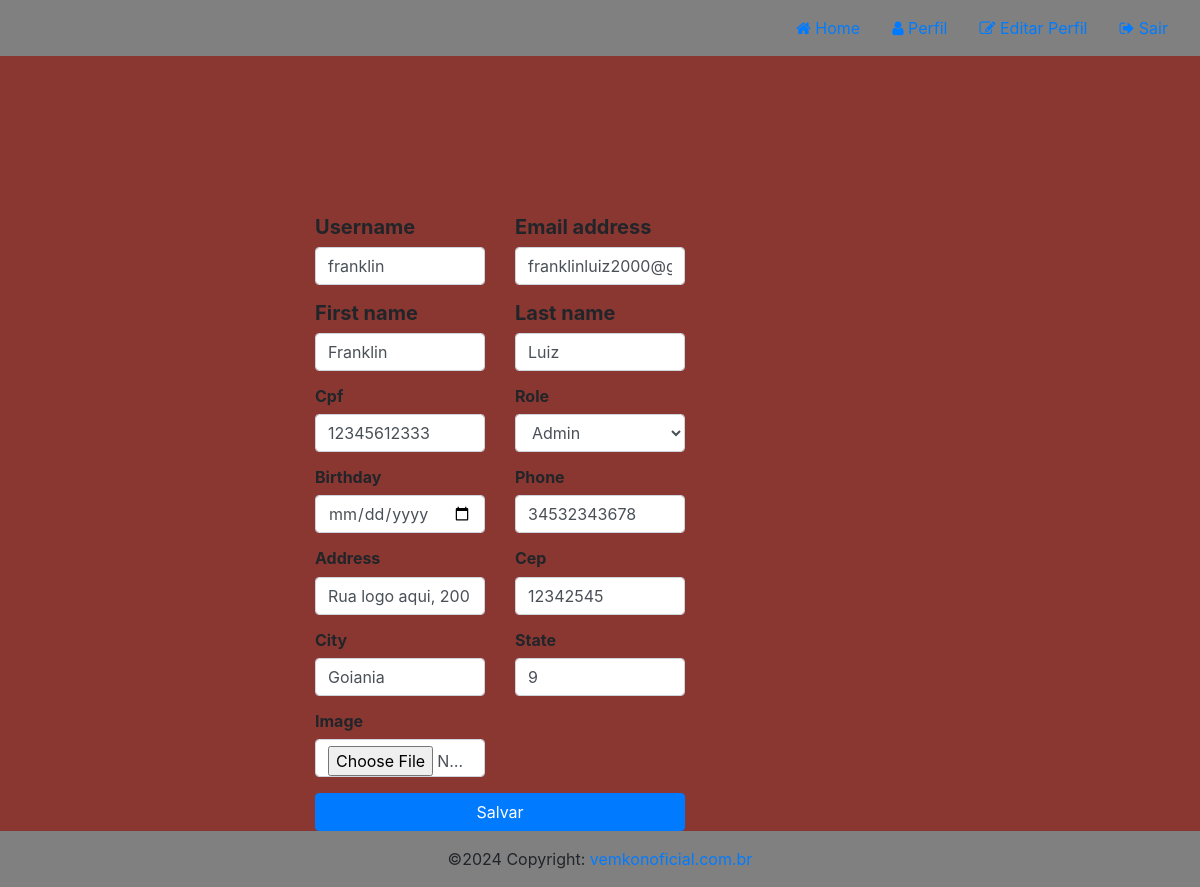
Screenshot of /profile/edit (signed in) with the database file from the repository.
### business/models/profile.py (models this page shows, shortened)
class Profile(models.Model):
    user = models.OneToOneField(User, on_delete=models.CASCADE)
    cpf = models.CharField(null=True, blank=False, max_length=11)
    birthday = models.DateField(default=None, null=True, blank=True)
    address = models.CharField(blank=True, max_length=50)
    cep = models.CharField(blank=True, max_length=8)
    city = models.CharField(max_length=100, null=True, blank=True)
    state = models.IntegerField(choices=STATE_CHOICE, default=27, null=True, blank=True)
    role = models.IntegerField(choices=ROLE_CHOICE, default=4)
    image = models.ImageField(null=True, blank=True)
    phone = models.CharField(blank=True, max_length=20)
    token = models.CharField(max_length=100, null=True, blank=True)
    image = models.ImageField(null=True, blank=True)
    favorites = models.ManyToManyField(Company, blank=True, related_name='favorites')
    created_at = models.DateField(auto_now_add=True)
    updated_at = models.DateField(auto_now=True)
    '''create_user_profile: usaremos esse método para criar o perfil do usuário. Para que isso ocorra automaticamente,
    precisamos passar a notação @receiber(post_save, sender=User) , onde post_save informa que, em um
    determinado método post , create_user_profile deve ser acionado. Já sender=User informa qual classe Model
    está sendo chamada no post , sendo assim, quando houver um post na classe User , deverá ser chamado o
    método create_user_profile . Não podemos esquecer que requisições post são para criações, então um post
    na classe User aciona o método save dela. No resumo, toda vez que ocorrer a criação de um novo usuário,
    um perfil será criado para ele'''
    @receiver(post_save, sender=User)
    def create_user_profile(sender, instance, created, **kwargs):
        try:
            if created:
                Profile.objects.create(user=instance)
        except:
            pass

### business/views/profileView.py (the view)
@login_required
def	edit_profile(request):
    profile	= get_object_or_404(Profile, user=request.user)
    emailUnused	=	True
    message = None
    if request.method == 'POST':
        profileForm = UserProfileForm(request.POST, request.FILES, instance=profile)
        userForm = UserForm(request.POST, instance=request.user)
        verifyEmail = Profile.objects.filter(user__email=request.POST['email']).exclude(user__id=request.user.id).first()
        emailUnused	= verifyEmail is None
    else:
        profileForm	= UserProfileForm(instance=profile)
        userForm = UserForm(instance=request.user)
    if profileForm.is_valid() and userForm.is_valid() and emailUnused:
        profileForm.save()
        userForm.save()
        message = { 'type': 'success', 'text': 'Dados atualizados com sucesso'}
    else:
        if request.method == 'POST':
            if emailUnused:
                message = {'type': 'danger', 'text': 'dados inválidos'}
            else:
                message = {'type':'warning', 'text': 'O email já usado por outro usuário'}
    context	= {
        'profileForm': profileForm,
        'userForm': userForm,
        'message': message,
    }
    return	render(request, template_name='user/profile.html', context=context, status=200)

### business/forms/userProfileForm.py
class UserProfileForm(ModelForm):
    def __init__(self, *args, **kwargs):
        super(UserProfileForm, self).__init__(*args, **kwargs)
        if self.instance and self.instance.role != 1:
            del self.fields['role']
    class Meta:
        model = Profile
        fields = ['user', 'cpf',  'role', 'birthday', 'phone', 'address', 'cep', 'city', 'state', 'image']
        widgets = {
            'user': forms.HiddenInput(),
            'cpf': forms.NumberInput({'class': "form-control"}),
            'role': forms.Select(attrs={'class': "form-control"}),
            'birthday': forms.DateInput(attrs={'class': "form-control", "type":"date"}),
            'phone': forms.NumberInput({'class': "form-control"}),
            'address': forms.TextInput(attrs={'class': "form-control"}),
            'cep': forms.NumberInput(attrs={'class': "form-control"}),
            'city': forms.TextInput(attrs={'class': "form-control"}),
            'state': forms.TextInput(attrs={'class': "form-control"}),
            'image': forms.FileInput(attrs={'class': "form-control"}),
        }

class UserForm(ModelForm):
    class Meta:
        model = User
        fields = ['username', 'email', 'first_name', 'last_name']
        widgets = {
            'username': forms.TextInput(attrs={'class': "form-control"}),
            'email': forms.TextInput(attrs={'class': "form-control"}),
            'first_name': forms.TextInput(attrs={'class': "form-control"}),
            'last_name': forms.TextInput(attrs={'class': "form-control"})
        }

### business/templates/user/profile.html (shortened to what this page needs)
{%	extends	"base.html"	%}
{%	load static	%}
{%	block	styles	%}<link rel="stylesheet" href="{%	static	'css/home.css'	%}">{%	endblock	%}
{%	block	content	%}
<div id="content">
    <div class="container-fluid">
        <div class="row">
            <form class="col-md-6	col-lg-4	offset-md-3	offset-lg4" method="POST" action="" enctype="multipart/form-data">
                <div class="row">
                    {% for f in userForm %}
                        {% if not f.is_hidden %}
                        <div class="form-group col-md-6">
                           <h5><strong> {{ f.label }} </strong></h5>
                            {{ f }}
                        </div>
                        {% else %}
                            {{ f }}
                        {% endif %}
                    {% endfor %}
                    {% for f in profileForm %}
                        {% if not f.is_hidden %}
                        <div class="form-group col-md-6">
                            <h6><strong> {{ f.label }} </strong></h6>
                            {{ f }}
                        </div>
                        {%	else	%}
                            {{	f	}}
                        {%	endif	%}
                    {%	endfor	%}
                </div>
                <button type="submit" class="btn btn-primary" >Salvar</button>
            </form>
        </div>
    </div>
</div>
{%	endblock	%}

### business/static/css/global.css (style rules this page uses)
#content { min-height: calc(100vh - 112px); }

### business/static/css/home.css (style rules this page uses)
body { background-color: black; }
#content { background-color: rgb(138, 55, 49); }
#content form { margin-top: calc(50vh - 241px); }
#content form button { width: 100%; }

### rows the page displays
Profile: profileForm "12345612333" "Admin" "34532343678" "Rua logo aqui, 200" "12342545" "Goiania" "9"

### other values shown
{{ f.label }} "Username" "Email address" "First name" "Last name"
{{ f.label }} "Cpf" "Role" "Birthday" "Phone" "Address" "Cep" "City" "State" "Image"
